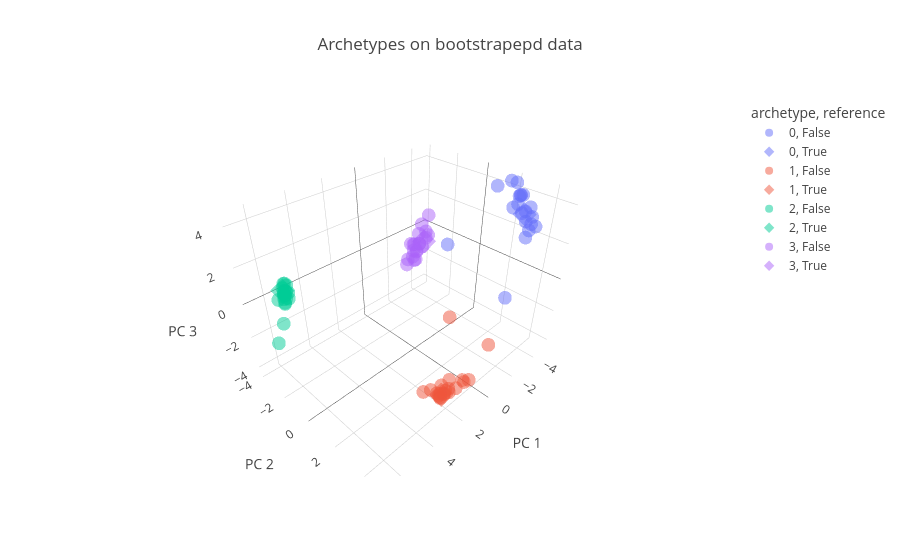

This figure's notebook cell:
### Markdown cell above
We visualize the bootstrapping results:

### Code cell
pt.plot_bootstrap_3D(adata)

### Figure 1 — Plotly figure (JSON) as saved in the notebook; plotly's stock layout.template omitted (floating-point values rounded to 4 significant figures)
{"data": [{"customdata": [[1, 0, false], [2, 0, false], [3, 0, false], [4, 0, false], [5, 0, false], [6, 0, false], [7, 0, false], [8, 0, false], [9, 0, false], [10, 0, false], [11, 0, false], [12, 0, false], [13, 0, false], [14, 0, false], [15, 0, false], [16, 0, false], [17, 0, false], [18, 0, false], [19, 0, false], [20, 0, false]], "hovertemplate": "archetype=%{customdata[1]}<br>reference=%{customdata[2]}<br>PC 1=%{x}<br>PC 2=%{y}<br>PC 3=%{z}<br>iter=%{customdata[0]}<extra></extra>", "legendgroup": "0, False", "marker": {"color": "#636efa", "opacity": 0.5, "symbol": "circle"}, "mode": "markers", "name": "0, False", "scene": "scene", "showlegend": true, "type": "scatter3d", "x": [-2.615, -4.581, -2.878, -3.655, -4.644, -4.229, -2.676, -3.607, -4.211, -2.21, -2.921, -4.813, -4.39, -2.599, -3.801, -3.386, -4.21, -3.15, 1.302, -3.197], "y": [4.039, 2.587, 4.399, 3.595, 1.829, 2.604, 4.276, 3.218, 2.666, 4.375, 3.413, 2.038, 2.589, 4.266, 1.617, 3.892, 2.363, 3.223, 2.983, 3.619], "z": [3.748, 3.934, 3.545, 3.934, 4.405, 3.982, 3.692, 3.536, 4.062, 3.258, -0.8103, 4.329, 3.975, 3.415, 4.326, 3.652, 3.327, 4.125, 3.769, 3.9]}, {"customdata": [[0, 0, true]], "hovertemplate": "archetype=%{customdata[1]}<br>reference=%{customdata[2]}<br>PC 1=%{x}<br>PC 2=%{y}<br>PC 3=%{z}<br>iter=%{customdata[0]}<extra></extra>", "legendgroup": "0, True", "marker": {"color": "#636efa", "opacity": 0.5, "symbol": "diamond"}, "mode": "markers", "name": "0, True", "scene": "scene", "showlegend": true, "type": "scatter3d", "x": [-2.965], "y": [3.727], "z": [3.865]}, {"customdata": [[1, 1, false], [2, 1, false], [3, 1, false], [4, 1, false], [5, 1, false], [6, 1, false], [7, 1, false], [8, 1, false], [9, 1, false], [10, 1, false], [11, 1, false], [12, 1, false], [13, 1, false], [14, 1, false], [15, 1, false], [16, 1, false], [17, 1, false], [18, 1, false], [19, 1, false], [20, 1, false]], "hovertemplate": "archetype=%{customdata[1]}<br>reference=%{customdata[2]}<br>PC 1=%{x}<br>PC 2=%{y}<br>PC 3=%{z}<br>iter=%{customdata[0]}<extra></extra>", "legendgroup": "1, False", "marker": {"color": "#EF553B", "opacity": 0.5, "symbol": "circle"}, "mode": "markers", "name": "1, False", "scene": "scene", "showlegend": true, "type": "scatter3d", "x": [2.004, 1.833, 1.837, 1.923, 1.811, 2.01, 1.396, 1.615, 2.374, 1.823, 1.875, 1.444, 1.713, 2.251, 1.514, 1.967, 2.0, 1.907, -1.766, 2.003], "y": [3.613, 4.7, 3.275, 3.55, 4.359, 4.145, 3.44, 3.347, 4.156, 2.873, 3.781, 4.766, 3.879, 2.769, 4.57, 3.514, 4.088, 3.773, 3.543, 3.647], "z": [-4.031, -2.188, -4.157, -3.907, -2.987, -3.272, -4.183, -3.721, -3.043, -4.247, 0.8667, -2.415, -2.873, -4.133, -2.65, -4.029, -3.085, -3.781, -3.141, -4.073]}, {"customdata": [[0, 1, true]], "hovertemplate": "archetype=%{customdata[1]}<br>reference=%{customdata[2]}<br>PC 1=%{x}<br>PC 2=%{y}<br>PC 3=%{z}<br>iter=%{customdata[0]}<extra></extra>", "legendgroup": "1, True", "marker": {"color": "#EF553B", "opacity": 0.5, "symbol": "diamond"}, "mode": "markers", "name": "1, True", "scene": "scene", "showlegend": true, "type": "scatter3d", "x": [1.944], "y": [3.633], "z": [-3.896]}, {"customdata": [[1, 2, false], [2, 2, false], [3, 2, false], [4, 2, false], [5, 2, false], [6, 2, false], [7, 2, false], [8, 2, false], [9, 2, false], [10, 2, false], [11, 2, false], [12, 2, false], [13, 2, false], [14, 2, false], [15, 2, false], [16, 2, false], [17, 2, false], [18, 2, false], [19, 2, false], [20, 2, false]], "hovertemplate": "archetype=%{customdata[1]}<br>reference=%{customdata[2]}<br>PC 1=%{x}<br>PC 2=%{y}<br>PC 3=%{z}<br>iter=%{customdata[0]}<extra></extra>", "legendgroup": "2, False", "marker": {"color": "#00cc96", "opacity": 0.5, "symbol": "circle"}, "mode": "markers", "name": "2, False", "scene": "scene", "showlegend": true, "type": "scatter3d", "x": [5.895, 6.198, 6.035, 6.132, 6.258, 6.154, 6.073, 6.166, 5.84, 6.024, 6.33, 6.064, 6.215, 5.842, 6.146, 6.032, 6.019, 6.068, 6.707, 5.917], "y": [-2.223, -2.392, -2.121, -1.783, -1.692, -1.875, -1.85, -1.463, -2.249, -2.064, -2.048, -2.067, -1.788, -2.085, -1.928, -1.84, -2.011, -2.026, -2.14, -1.894], "z": [1.219, 0.7917, 1.474, 1.325, 1.031, 1.353, 1.105, 1.329, 1.56, 1.354, -0.2807, 1.061, 1.149, 1.549, 0.7933, 1.422, 1.745, 1.218, -1.263, 1.292]}, {"customdata": [[0, 2, true]], "hovertemplate": "archetype=%{customdata[1]}<br>reference=%{customdata[2]}<br>PC 1=%{x}<br>PC 2=%{y}<br>PC 3=%{z}<br>iter=%{customdata[0]}<extra></extra>", "legendgroup": "2, True", "marker": {"color": "#00cc96", "opacity": 0.5, "symbol": "diamond"}, "mode": "markers", "name": "2, True", "scene": "scene", "showlegend": true, "type": "scatter3d", "x": [6.05], "y": [-2.15], "z": [1.333]}, {"customdata": [[1, 3, false], [2, 3, false], [3, 3, false], [4, 3, false], [5, 3, false], [6, 3, false], [7, 3, false], [8, 3, false], [9, 3, false], [10, 3, false], [11, 3, false], [12, 3, false], [13, 3, false], [14, 3, false], [15, 3, false], [16, 3, false], [17, 3, false], [18, 3, false], [19, 3, false], [20, 3, false]], "hovertemplate": "archetype=%{customdata[1]}<br>reference=%{customdata[2]}<br>PC 1=%{x}<br>PC 2=%{y}<br>PC 3=%{z}<br>iter=%{customdata[0]}<extra></extra>", "legendgroup": "3, False", "marker": {"color": "#ab63fa", "opacity": 0.5, "symbol": "circle"}, "mode": "markers", "name": "3, False", "scene": "scene", "showlegend": true, "type": "scatter3d", "x": [-4.748, -3.704, -3.743, -3.893, -3.454, -3.871, -4.301, -3.666, -3.657, -4.757, -4.365, -2.753, -3.666, -4.847, -3.744, -3.783, -3.295, -4.438, -4.795, -4.267], "y": [-3.737, -3.529, -3.332, -3.867, -3.582, -3.637, -3.918, -3.958, -3.643, -3.748, -3.746, -3.38, -3.723, -3.641, -3.618, -3.855, -3.837, -3.73, -3.6, -3.85], "z": [-0.8784, -1.341, -0.741, -1.042, -1.614, -1.412, -0.5091, -0.9648, -1.979, -0.4533, 0.1818, -1.775, -1.337, -0.6959, -1.944, -1.009, -1.854, -1.375, 0.6755, -1.146]}, {"customdata": [[0, 3, true]], "hovertemplate": "archetype=%{customdata[1]}<br>reference=%{customdata[2]}<br>PC 1=%{x}<br>PC 2=%{y}<br>PC 3=%{z}<br>iter=%{customdata[0]}<extra></extra>", "legendgroup": "3, True", "marker": {"color": "#ab63fa", "opacity": 0.5, "symbol": "diamond"}, "mode": "markers", "name": "3, True", "scene": "scene", "showlegend": true, "type": "scatter3d", "x": [-4.561], "y": [-3.72], "z": [-1.047]}], "layout": {"legend": {"title": {"text": "archetype, reference"}, "tracegroupgap": 0}, "scene": {"domain": {"x": [0, 1], "y": [0, 1]}, "xaxis": {"title": {"text": "PC 1"}}, "yaxis": {"title": {"text": "PC 2"}}, "zaxis": {"title": {"text": "PC 3"}}}, "title": {"text": "Archetypes on bootstrapepd data"}}}
